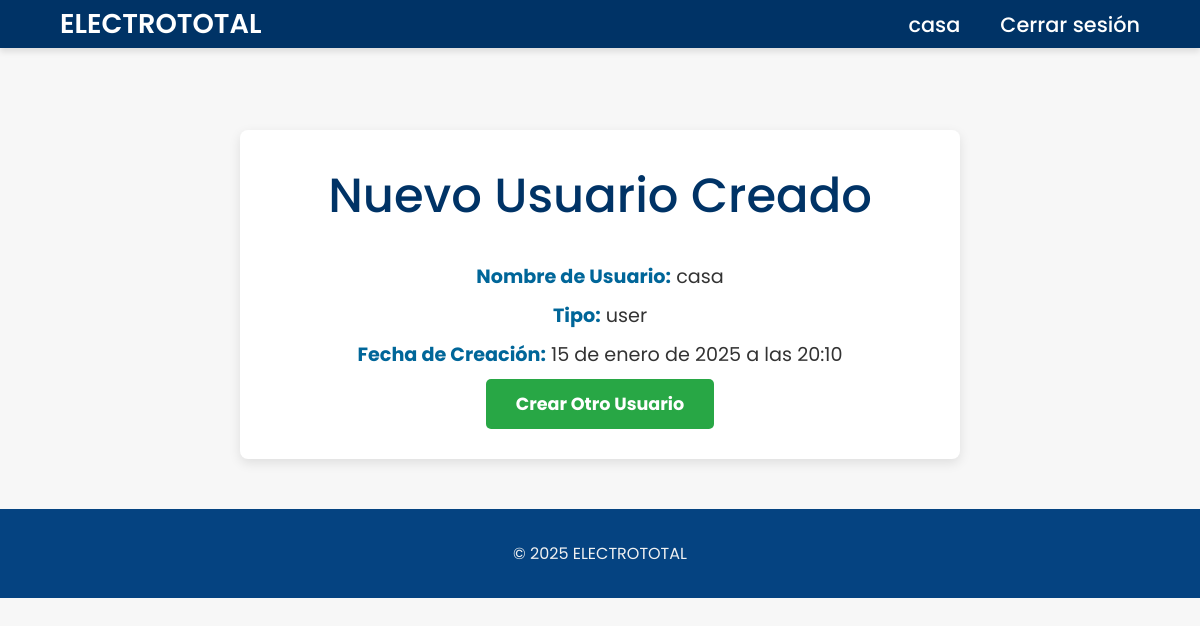
/personal/user_creado/1/ (signed in), run on the app's committed database.
### personal/models.py (models this page shows)
class CustomUser(AbstractUser):
    user_type = models.CharField(max_length=20, default='user')

### personal/views.py (the view)
# urls.py: path('user_creado/<int:user_id>/', views.user_created_view, name='user_creado'),
@user_passes_test(lambda u: u.is_superuser)
def user_created_view(request, user_id):
    user = CustomUser.objects.get(id=user_id)
    return render(request, 'user_creado.html', {'user': user})

### personal/templates/user_creado.html (shortened to what this page needs)
{% extends 'base.html' %}
{% block content %}
    <div class="user-details">
        <h1>Nuevo Usuario Creado</h1>
        <p><strong>Nombre de Usuario:</strong> {{ user.username }}</p>
        <p><strong>Tipo:</strong> {{ user.user_type }}</p>
        <p><strong>Fecha de Creación:</strong> {{ user.date_joined }}</p>
        <a href="{% url 'create_user' %}" class="btn-submit">
            Crear Otro Usuario
        </a>
    </div>
{% endblock %}

### personal/templates/base.html (shortened to what this page needs)
<!DOCTYPE html>
<html lang="es">
<head>
    {% load static %}
    <link rel="stylesheet" href="{% static 'css/base.css' %}">
</head>
<body>
    <header class="header">
        <a href="#" class="logo">ELECTROTOTAL</a>
        <nav class="navbar">
            {% if user.is_authenticated %}
                <span>{{ user.username }}</span>
                <a href="{% url 'logout' %}">Cerrar sesión</a>
            {% else %}
                <a href="{% url 'login' %}">Iniciar sesión</a>
            {% endif %}
        </nav>
    </header>
    <main>
        {% block content %}{% endblock %}
    </main>
    <footer>
        <p>&copy; 2025 ELECTROTOTAL </p>
    </footer>
</body>
</html>

### personal/static/css/base.css (style rules this page uses)
* { margin: 0; padding: 0; box-sizing: border-box; font-family: 'Poppins', sans-serif; }
.header { position: fixed; left: 0; top: 0; padding: 0.2rem 5%; width: 100%; display: flex; justify-content: space-between; align-items: center; z-index: 100; background: #003366; box-shadow: 0 4px 6px rgba(0, 0, 0, 0.1); }
.logo { font-size: 1.7rem; font-weight: 600; color: #fff; text-decoration: none; }
.navbar { display: flex; gap: 2.5rem; }
.navbar a, .navbar span { text-decoration: none; color: #fff; font-size: 1.3rem; font-weight: 500; }
main h1 { font-size: 3rem; font-weight: 500; color: #003366 ; margin-bottom: 30px; }
footer { background-color: #054381; color: #f1f1f1; text-align: center; padding: 2rem; }
body { background-color: #f7f7f7; color: #333333; font-size: 16px; position: relative; overflow-x: hidden; }
body::before { content: ""; position: absolute; top: 0; left: 0; width: 100%; height: 100%; background-image: url('https://twind.io/cl/wp-content/uploads/2023/06/seguridad-y-salud-de-los-trabajadores.webp'); background-size: cover; background-position: center center; filter: blur(1px); opacity: 0.55; z-index: -1; }
main { padding-top: 80px; position: relative; z-index: 10; }
header, footer { z-index: 10; }

### personal/templates/user_creado.html (style rules this page uses)
.user-details { background-color: #fff; padding: 30px; border-radius: 8px; box-shadow: 0 4px 12px rgba(0, 0, 0, 0.1); text-align: center; width: 60%; margin: 50px auto; }
.user-details p { font-size: 1.2rem; margin: 10px 0; color: #333; }
.user-details strong { color: #006699; }
.btn-submit { display: inline-block; padding: 12px 30px; font-size: 1.1rem; font-weight: bold; color: white; background-color: #28a745; border: none; border-radius: 5px; text-decoration: none; transition: background-color 0.3s ease; }

### data on the page
CustomUser: username "casa", user_type "user", date_joined "15 de enero de 2025 a las 20:10"
